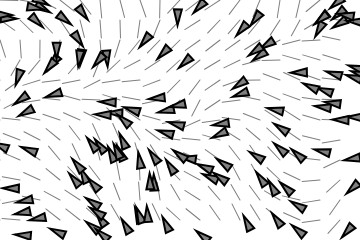
Frame 1 (no input)
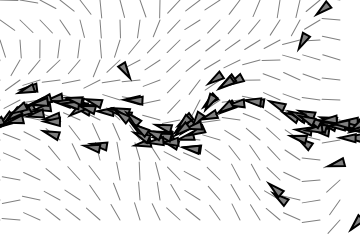
Frame 60 (no input)
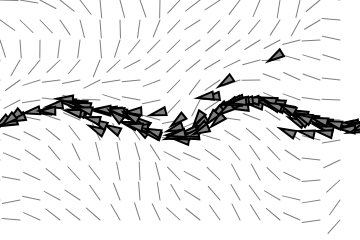
Frame 120 (the mouse pressed at the canvas centre since frame 60)

The p5.js sketch that drew these frames (run headless with seeded random() and noise() and a simulated clock; from frame 60 on, the mouse is pressed at the canvas centre):

// p5.js sketch
// ── sketch.js
// Flow Field Following
// Via Reynolds: http://www.red3d.com/cwr/steer/FlowFollow.html

// Using this variable to decide whether to draw all the stuff
let debug = true;

// Flowfield object
let flowfield;
// An ArrayList of vehicles
let vehicles = [];

function setup() {
  createCanvas(360, 240);
  // Make a new flow field with "resolution" of 16
  flowfield = new FlowField(20);
  // Make a whole bunch of vehicles with random maxspeed and maxforce values
  for (let i = 0; i < 120; i++) {
    vehicles.push(new Vehicle(random(width), random(height), random(2, 5), random(0.1, 0.5)));
  }
}

function draw() {
  background(255);
  // Display the flowfield in "debug" mode
  if (debug) flowfield.display();
  // Tell all the vehicles to follow the flow field
  for (let i = 0; i < vehicles.length; i++) {
    vehicles[i].follow(flowfield);
    vehicles[i].run();
  }

}

// ── flowfield.js
// Flow Field Following

class FlowField {

    constructor(r) {
      this.resolution = r;
      //{!2} Determine the number of columns and rows.
      this.cols = width / this.resolution;
      this.rows = height / this.resolution;
      //{!1} A flow field is a two-dimensional array of vectors. The example includes as separate function to create that array
      this.field = make2Darray(this.cols, this.rows);
      this.init();
    }
  
    // The init() function to fill our 2D array
    init() {
      // Reseed noise for a new flow field every time
      noiseSeed(random(10000));
      let xoff = 0;
      for (let i = 0; i < this.cols; i++) {
        let yoff = 0;
        for (let j = 0; j < this.rows; j++) {
          //{.code-wide} In this example, use Perlin noise to create the vectors.
          let angle = map(noise(xoff, yoff), 0, 1, 0, TWO_PI);
          this.field[i][j] = p5.Vector.fromAngle(angle);
          yoff += 0.1;
        }
        xoff += 0.1;
      }
    }
  
    // Draw every vector
    display() {
      for (let i = 0; i < this.cols; i++) {
        for (let j = 0; j < this.rows; j++) {
          drawVector(this.field[i][j], i * this.resolution, j * this.resolution, this.resolution - 2);
        }
      }
    }
  
    //{.code-wide} A function to return a p5.Vector based on a position
    lookup(lookup) {
      let column = constrain(floor(lookup.x / this.resolution), 0, this.cols - 1);
      let row = constrain(floor(lookup.y / this.resolution), 0, this.rows - 1);
      return this.field[column][row].copy();
    }
  
  }
  
  
  // Helper function to make a 2D array
  function make2Darray(cols, rows) {
    let array = new Array(cols);
    for (let i = 0; i < cols; i++) {
      array[i] = new Array(rows);
    }
    return array;
  }
  
  // Renders a vector 'v' as an arrow at a location 'x,y'
  function drawVector(v, x, y, scayl) {
    push();
    let arrowsize = 4;
    // Translate to location to render vector
    translate(x, y);
    strokeWeight(1);
    stroke(127);
    // Call vector heading function to get direction (note that pointing to the right is a heading of 0) and rotate
    rotate(v.heading());
    // Calculate length of vector & scale it to be bigger or smaller if necessary
    let len = v.mag() * scayl;
    // Draw three lines to make an arrow (draw pointing up since we've rotate to the proper direction)
    line(0, 0, len, 0);
    //line(len,0,len-arrowsize,+arrowsize/2);
    //line(len,0,len-arrowsize,-arrowsize/2);
    pop();
  }
// ── vehicle.js
// The "Vehicle" class

class Vehicle {
    constructor(x, y, ms, mf) {
      this.position = createVector(x, y);
      this.acceleration = createVector(0, 0);
      this.velocity = createVector(0, 0);
      this.r = 4;
      this.maxspeed = ms || 4;
      this.maxforce = mf || 0.1;
    }
  
    run() {
      this.update();
      this.borders();
      this.display();
    }
  
    // Implementing Reynolds' flow field following algorithm
    // http://www.red3d.com/cwr/steer/FlowFollow.html
    follow(flow) {
      // What is the vector at that spot in the flow field?
      let desired = flow.lookup(this.position);
      // Scale it up by maxspeed
      desired.mult(this.maxspeed);
      // Steering is desired minus velocity
      let steer = p5.Vector.sub(desired, this.velocity);
      steer.limit(this.maxforce); // Limit to maximum steering force
      this.applyForce(steer);
    }
  
    applyForce(force) {
      // We could add mass here if we want A = F / M
      this.acceleration.add(force);
    }
  
    // Method to update location
    update() {
      // Update velocity
      this.velocity.add(this.acceleration);
      // Limit speed
      this.velocity.limit(this.maxspeed);
      this.position.add(this.velocity);
      // Reset accelerationelertion to 0 each cycle
      this.acceleration.mult(0);
    }
  
    // Wraparound
    borders() {
      if (this.position.x < -this.r) this.position.x = width + this.r;
      if (this.position.y < -this.r) this.position.y = height + this.r;
      if (this.position.x > width + this.r) this.position.x = -this.r;
      if (this.position.y > height + this.r) this.position.y = -this.r;
    }
  
    display() {
      // Draw a triangle rotated in the direction of velocity
      let theta = this.velocity.heading() + PI / 2;
      fill(127);
      stroke(0);
      strokeWeight(2);
      push();
      translate(this.position.x, this.position.y);
      rotate(theta);
      beginShape();
      vertex(0, -this.r * 2);
      vertex(-this.r, this.r * 2);
      vertex(this.r, this.r * 2);
      endShape(CLOSE);
      pop();
    }
  }
